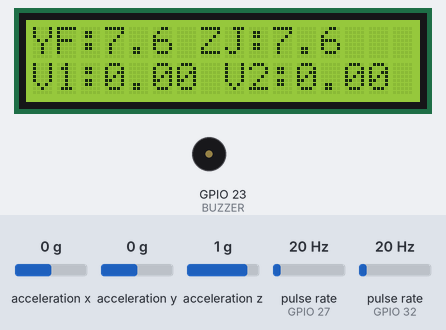
Simulated run of this sketch. Board: ESP32. Parts: 16×2 character LCD, buzzer (waves = sounding, pin HIGH). Wiring (inferred from the names in the program): 2 × pulse sensor: data GPIO 27 / data GPIO 32; MPU-6050 motion sensor at I2C address 0x68; MPU-6050 motion sensor at I2C address 0x69. The test bench sets the inputs (shaded band); at power-on: acceleration x 0 g, pulse rate (sensors on GPIO 27, GPIO 32) 20 Hz, acceleration y 0 g, acceleration z 1 g. WiFi joins after 1.5 s; servers stay silent unless stated; what the sketch prints to the serial monitor is not drawn.

Above: at 4.4 s.
4.5 s: acceleration x set to -1.4 g
At 6.0 s:
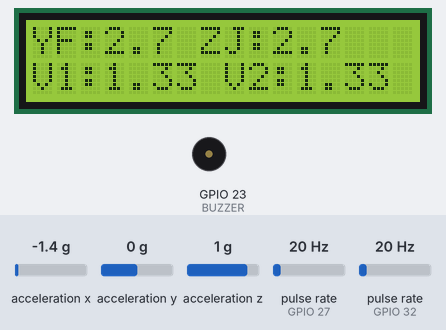
7.5 s: pulse rate (sensor on GPIO 27) set to 100 Hz
At 8.6 s:
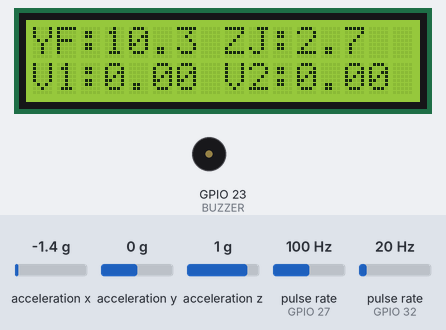
10.5 s: pulse rate (sensor on GPIO 32) set to 4 Hz
At 13.1 s:
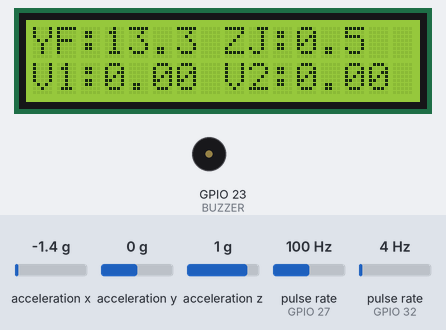
13.5 s: acceleration y set to -1.4 g
At 14.8 s:
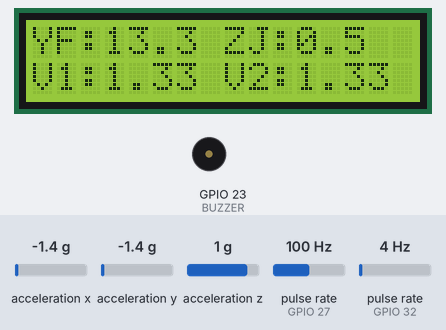
16.5 s: acceleration z set to -1.4 g
At 18.0 s:
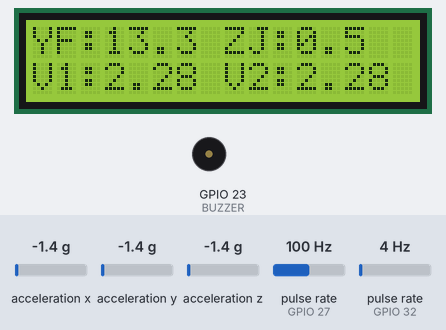
19.5 s: pulse rate (sensor on GPIO 27) set to 4 Hz
At 21.7 s:
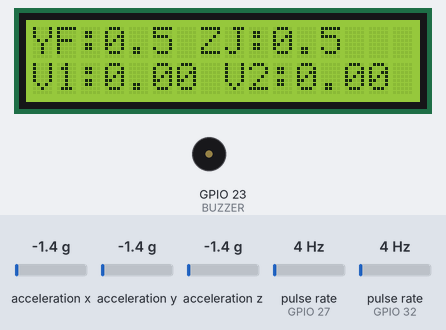
Timing chart, 0 to 23.2 s (numbered marks = the images above; inputs shaded):
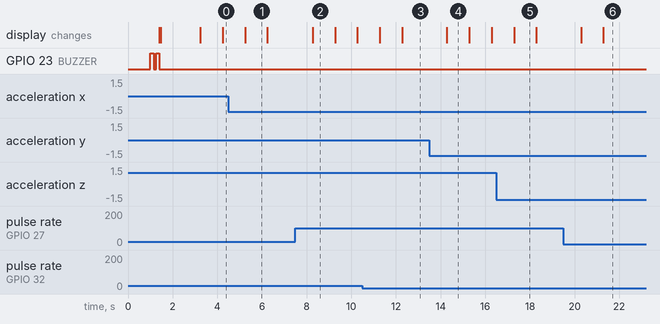

Measured:
- after the input at 4.5 s, the display: changes after 0.75 s (image 1)
- after the input at 7.5 s, the display: changes after 0.77 s (image 2)
- after the input at 10.5 s, the display: first changes after 0.78 s (image 3 shows a later state)
- after the input at 13.5 s, the display: changes after 0.78 s (image 4)
- after the input at 16.5 s, the display: changes after 0.79 s (image 5)
- after the input at 19.5 s, the display: first changes after 0.79 s (image 6 shows a later state)
- what the display in image 1 shows lasts 1.0 s, from 5.2 s to 6.2 s

The sketch:

15_esp32_wifi_integration.ino
```cpp
#include <WiFi.h>
#include <WebServer.h>
#include <Wire.h>
#include <LiquidCrystal.h>
#include <math.h>

// ============================================================
// PIPE-SENSE - ESP32 SENSOR SERVER
// Readable Serial Monitor + Flutter HTTP Integration
// ============================================================

// ENTER YOUR CURRENTLY WORKING WI-FI CREDENTIALS
const char* WIFI_SSID = "WIN-EGIE4UL1P0Q 2013";
const char* WIFI_PASSWORD = "2532A|x3";

// ============================================================
// PIN DEFINITIONS
// ============================================================

#define YF_FLOW_SENSOR 27
#define ZJ_FLOW_SENSOR 32

#define MPU1_SDA 4
#define MPU1_SCL 22
#define MPU1_ADDR 0x68

#define MPU2_SDA 25
#define MPU2_SCL 26
#define MPU2_ADDR 0x69

#define LCD_RS 21
#define LCD_EN 19
#define LCD_D4 18
#define LCD_D5 17
#define LCD_D6 16
#define LCD_D7 5

#define BUZZER 23

// ============================================================
// OBJECTS
// ============================================================

WebServer server(80);

LiquidCrystal lcd(
  LCD_RS,
  LCD_EN,
  LCD_D4,
  LCD_D5,
  LCD_D6,
  LCD_D7
);

TwoWire I2C_0 = TwoWire(0);
TwoWire I2C_1 = TwoWire(1);

// ============================================================
// FLOW SENSOR DATA
// ============================================================

volatile uint32_t yfPulseCount = 0;
volatile uint32_t zjPulseCount = 0;

float yfFlowRate = 0.0f;
float zjFlowRate = 0.0f;

uint32_t yfPulsesLastSecond = 0;
uint32_t zjPulsesLastSecond = 0;

unsigned long lastFlowUpdate = 0;

// Provisional conversion. Calibrate using measured water volume.
const float YF_PULSES_PER_LPM = 7.5f;
const float ZJ_PULSES_PER_LPM = 7.5f;

// ============================================================
// MPU6050 DATA
// ============================================================

float vibration1 = 0.0f;
float vibration2 = 0.0f;

float ax1 = 0.0f;
float ay1 = 0.0f;
float az1 = 0.0f;

float ax2 = 0.0f;
float ay2 = 0.0f;
float az2 = 0.0f;

// Gravity estimates
float gravityX1 = 0.0f;
float gravityY1 = 0.0f;
float gravityZ1 = 0.0f;

float gravityX2 = 0.0f;
float gravityY2 = 0.0f;
float gravityZ2 = 0.0f;

bool gravityInitialized1 = false;
bool gravityInitialized2 = false;

const float GRAVITY_FILTER_ALPHA = 0.05f;

// Peak vibration measured during each one-second window
float vibrationPeak1 = 0.0f;
float vibrationPeak2 = 0.0f;

unsigned long lastVibrationWindow = 0;

// ============================================================
// SERIAL MONITOR SETTINGS
// ============================================================

// One readable report every five seconds.
// Sensor sampling and HTTP responses remain active in between.
const unsigned long SERIAL_REPORT_INTERVAL = 5000;

unsigned long lastSerialReport = 0;

// ============================================================
// INTERRUPTS
// ============================================================

void IRAM_ATTR countYFPulse() {
  yfPulseCount++;
}

void IRAM_ATTR countZJPulse() {
  zjPulseCount++;
}

// ============================================================
// MPU6050 REGISTER WRITE
// ============================================================

bool writeMPURegister(
  TwoWire &bus,
  uint8_t address,
  uint8_t reg,
  uint8_t value
) {
  bus.beginTransmission(address);
  bus.write(reg);
  bus.write(value);

  return bus.endTransmission() == 0;
}

// ============================================================
// INITIALIZE MPU6050
// ============================================================

bool initializeMPU(
  TwoWire &bus,
  uint8_t address
) {
  if (!writeMPURegister(bus, address, 0x6B, 0x00)) {
    return false;
  }

  delay(100);

  // Accelerometer range: +/- 2g
  if (!writeMPURegister(bus, address, 0x1C, 0x00)) {
    return false;
  }

  delay(20);

  return true;
}

// ============================================================
// READ MPU6050 ACCELERATION
// ============================================================

bool readAccel(
  TwoWire &bus,
  uint8_t address,
  float &ax,
  float &ay,
  float &az
) {
  bus.beginTransmission(address);
  bus.write(0x3B);

  if (bus.endTransmission(false) != 0) {
    return false;
  }

  uint8_t bytesReceived = bus.requestFrom(
    (int)address,
    6,
    true
  );

  if (bytesReceived != 6) {
    return false;
  }

  int16_t rawAx =
      (int16_t)((bus.read() << 8) | bus.read());

  int16_t rawAy =
      (int16_t)((bus.read() << 8) | bus.read());

  int16_t rawAz =
      (int16_t)((bus.read() << 8) | bus.read());

  // +/- 2g = 16384 LSB/g
  ax = rawAx / 16384.0f;
  ay = rawAy / 16384.0f;
  az = rawAz / 16384.0f;

  return true;
}

// ============================================================
// CALCULATE DYNAMIC VIBRATION
// ============================================================

float calculateDynamicVibration(
  float ax,
  float ay,
  float az,
  float &gravityX,
  float &gravityY,
  float &gravityZ,
  bool &initialized
) {
  if (!initialized) {
    gravityX = ax;
    gravityY = ay;
    gravityZ = az;

    initialized = true;

    return 0.0f;
  }

  // Slowly estimate the gravity component.
  gravityX += GRAVITY_FILTER_ALPHA * (ax - gravityX);
  gravityY += GRAVITY_FILTER_ALPHA * (ay - gravityY);
  gravityZ += GRAVITY_FILTER_ALPHA * (az - gravityZ);

  // Remove estimated gravity.
  float dynamicX = ax - gravityX;
  float dynamicY = ay - gravityY;
  float dynamicZ = az - gravityZ;

  return sqrtf(
    dynamicX * dynamicX +
    dynamicY * dynamicY +
    dynamicZ * dynamicZ
  );
}

// ============================================================
// UPDATE FLOW DATA
// ============================================================

void updateFlowData() {
  if (millis() - lastFlowUpdate < 1000) {
    return;
  }

  lastFlowUpdate = millis();

  noInterrupts();

  uint32_t yfPulses = yfPulseCount;
  uint32_t zjPulses = zjPulseCount;

  yfPulseCount = 0;
  zjPulseCount = 0;

  interrupts();

  yfPulsesLastSecond = yfPulses;
  zjPulsesLastSecond = zjPulses;

  // Provisional conversion; physical calibration is still required.
  yfFlowRate = yfPulses / YF_PULSES_PER_LPM;
  zjFlowRate = zjPulses / ZJ_PULSES_PER_LPM;

  // Intentionally no Serial printing here.
  // The consolidated report is printed every five seconds.
}

// ============================================================
// UPDATE MPU DATA
// ============================================================

void updateMPUData() {
  // MPU 1
  bool mpu1OK = readAccel(
    I2C_0,
    MPU1_ADDR,
    ax1,
    ay1,
    az1
  );

  if (mpu1OK) {
    float currentVibration1 = calculateDynamicVibration(
      ax1,
      ay1,
      az1,
      gravityX1,
      gravityY1,
      gravityZ1,
      gravityInitialized1
    );

    if (currentVibration1 > vibrationPeak1) {
      vibrationPeak1 = currentVibration1;
    }
  }

  // MPU 2
  bool mpu2OK = readAccel(
    I2C_1,
    MPU2_ADDR,
    ax2,
    ay2,
    az2
  );

  if (mpu2OK) {
    float currentVibration2 = calculateDynamicVibration(
      ax2,
      ay2,
      az2,
      gravityX2,
      gravityY2,
      gravityZ2,
      gravityInitialized2
    );

    if (currentVibration2 > vibrationPeak2) {
      vibrationPeak2 = currentVibration2;
    }
  }

  // Update the vibration readings every second.
  if (millis() - lastVibrationWindow >= 1000) {
    lastVibrationWindow = millis();

    vibration1 = vibrationPeak1;
    vibration2 = vibrationPeak2;

    vibrationPeak1 = 0.0f;
    vibrationPeak2 = 0.0f;
  }
}

// ============================================================
// UPDATE ALL SENSOR DATA
// ============================================================

void updateSensorData() {
  updateFlowData();
  updateMPUData();
}

// ============================================================
// LCD UPDATE
// ============================================================

void updateLCD() {
  lcd.setCursor(0, 0);
  lcd.print("                ");

  lcd.setCursor(0, 0);
  lcd.print("YF:");
  lcd.print(yfFlowRate, 1);
  lcd.print(" ZJ:");
  lcd.print(zjFlowRate, 1);

  lcd.setCursor(0, 1);
  lcd.print("                ");

  lcd.setCursor(0, 1);
  lcd.print("V1:");
  lcd.print(vibration1, 2);
  lcd.print(" V2:");
  lcd.print(vibration2, 2);
}

// ============================================================
// CREATE JSON FOR FLUTTER
// ============================================================

String createJSON() {
  String json = "{";

  json += "\"yfFlowRate\":";
  json += String(yfFlowRate, 2);

  json += ",\"zjFlowRate\":";
  json += String(zjFlowRate, 2);

  json += ",\"yfPulses\":";
  json += String(yfPulsesLastSecond);

  json += ",\"zjPulses\":";
  json += String(zjPulsesLastSecond);

  json += ",\"vibration1\":";
  json += String(vibration1, 2);

  json += ",\"vibration2\":";
  json += String(vibration2, 2);

  json += "}";

  return json;
}

// ============================================================
// ROOT WEB PAGE
// ============================================================

void handleRoot() {
  String page = "<!DOCTYPE html><html><head>";
  page += "<meta name='viewport' content='width=device-width,initial-scale=1'>";
  page += "<title>PIPE-SENSE ESP32</title></head><body>";
  page += "<h1>PIPE-SENSE</h1>";
  page += "<h2>ESP32 Sensor Server</h2>";
  page += "<p>ESP32 is connected successfully.</p>";
  page += "<p>Open <b>/data</b> to view sensor data.</p>";
  page += "</body></html>";

  server.send(200, "text/html", page);
}

// ============================================================
// SENSOR DATA ENDPOINT
// ============================================================

void handleData() {
  server.sendHeader("Access-Control-Allow-Origin", "*");
  server.sendHeader("Cache-Control", "no-store, no-cache, must-revalidate");
  server.sendHeader("Pragma", "no-cache");

  server.send(
    200,
    "application/json",
    createJSON()
  );
}

// ============================================================
// NOT FOUND
// ============================================================

void handleNotFound() {
  server.sendHeader("Access-Control-Allow-Origin", "*");

  server.send(
    404,
    "text/plain",
    "PIPE-SENSE: Endpoint not found"
  );
}

// ============================================================
// BUZZER STARTUP BEEP
// ============================================================

void startupBeep() {
  digitalWrite(BUZZER, HIGH);
  delay(150);

  digitalWrite(BUZZER, LOW);
  delay(100);

  digitalWrite(BUZZER, HIGH);
  delay(150);

  digitalWrite(BUZZER, LOW);
}

// ============================================================
// WI-FI CONNECTION
// ============================================================

void connectWiFi() {
  WiFi.mode(WIFI_STA);
  WiFi.setSleep(false);

  WiFi.begin(WIFI_SSID, WIFI_PASSWORD);

  Serial.println();
  Serial.println("Connecting to Wi-Fi...");

  int attempts = 0;

  while (WiFi.status() != WL_CONNECTED && attempts < 60) {
    delay(500);
    Serial.print(".");
    attempts++;
  }

  Serial.println();

  if (WiFi.status() == WL_CONNECTED) {
    Serial.println("Wi-Fi connected!");
    Serial.print("ESP32 IP address: ");
    Serial.println(WiFi.localIP());

    Serial.print("Wi-Fi signal: ");
    Serial.print(WiFi.RSSI());
    Serial.println(" dBm");
  } else {
    Serial.println("Wi-Fi connection failed.");
  }
}

// ============================================================
// START HTTP SERVER
// ============================================================

void startHttpServer() {
  server.on("/", HTTP_GET, handleRoot);
  server.on("/data", HTTP_GET, handleData);
  server.onNotFound(handleNotFound);

  server.begin();

  Serial.println("HTTP server started.");
  Serial.print("Dashboard data URL: http://");
  Serial.print(WiFi.localIP());
  Serial.println("/data");
}

// ============================================================
// PRINT ONE READABLE SENSOR REPORT
// ============================================================

void printSensorReport() {
  Serial.println();
  Serial.println("========================================");
  Serial.println("          PIPE-SENSE LIVE DATA");
  Serial.println("========================================");

  Serial.print("Wi-Fi status : ");
  Serial.println(
    WiFi.status() == WL_CONNECTED
      ? "CONNECTED"
      : "DISCONNECTED"
  );

  if (WiFi.status() == WL_CONNECTED) {
    Serial.print("ESP32 IP     : ");
    Serial.println(WiFi.localIP());

    Serial.print("Wi-Fi signal : ");
    Serial.print(WiFi.RSSI());
    Serial.println(" dBm");
  }

  Serial.println("----------------------------------------");

  Serial.print("YF-S201 flow : ");
  Serial.print(yfFlowRate, 2);
  Serial.println(" L/min");

  Serial.print("ZJ-S201 flow : ");
  Serial.print(zjFlowRate, 2);
  Serial.println(" L/min");

  Serial.print("YF pulses    : ");
  Serial.println(yfPulsesLastSecond);

  Serial.print("ZJ pulses    : ");
  Serial.println(zjPulsesLastSecond);

  Serial.println("----------------------------------------");

  Serial.print("MPU6050 #1   : ");
  Serial.println(vibration1, 3);

  Serial.print("MPU6050 #2   : ");
  Serial.println(vibration2, 3);

  Serial.println("========================================");
}

// ============================================================
// SETUP
// ============================================================

void setup() {
  Serial.begin(115200);
  delay(1000);

  Serial.println();
  Serial.println("========================================");
  Serial.println("       PIPE-SENSE ESP32 SERVER");
  Serial.println("========================================");

  // Buzzer
  pinMode(BUZZER, OUTPUT);
  digitalWrite(BUZZER, LOW);
  startupBeep();

  // Flow sensors
  pinMode(YF_FLOW_SENSOR, INPUT);
  pinMode(ZJ_FLOW_SENSOR, INPUT_PULLUP);

  attachInterrupt(
    digitalPinToInterrupt(YF_FLOW_SENSOR),
    countYFPulse,
    FALLING
  );

  attachInterrupt(
    digitalPinToInterrupt(ZJ_FLOW_SENSOR),
    countZJPulse,
    FALLING
  );

  // LCD
  lcd.begin(16, 2);
  lcd.clear();
  lcd.setCursor(0, 0);
  lcd.print("PIPE-SENSE");
  lcd.setCursor(0, 1);
  lcd.print("Starting...");

  // Initialize independent I2C buses.
  I2C_0.begin(MPU1_SDA, MPU1_SCL);
  I2C_1.begin(MPU2_SDA, MPU2_SCL);

  I2C_0.setClock(400000);
  I2C_1.setClock(400000);

  bool mpu1Initialized = initializeMPU(I2C_0, MPU1_ADDR);
  bool mpu2Initialized = initializeMPU(I2C_1, MPU2_ADDR);

  Serial.print("MPU6050 #1: ");
  Serial.println(mpu1Initialized ? "OK" : "FAILED");

  Serial.print("MPU6050 #2: ");
  Serial.println(mpu2Initialized ? "OK" : "FAILED");

  if (!mpu1Initialized || !mpu2Initialized) {
    lcd.clear();
    lcd.setCursor(0, 0);
    lcd.print("MPU ERROR");
    lcd.setCursor(0, 1);
    lcd.print("Check sensor");
    delay(1500);
  }

  // Keep both sensors still during initial gravity calibration.
  Serial.println();
  Serial.println("Initializing vibration baseline...");
  Serial.println("Keep both MPU6050 sensors still.");

  // Wi-Fi
  connectWiFi();

  if (WiFi.status() == WL_CONNECTED) {
    startHttpServer();
  } else {
    lcd.clear();
    lcd.setCursor(0, 0);
    lcd.print("Wi-Fi failed");
    lcd.setCursor(0, 1);
    lcd.print("Check settings");
  }

  lastFlowUpdate = millis();
  lastVibrationWindow = millis();
  lastSerialReport = millis();

  lcd.clear();

  Serial.println();
  Serial.println("PIPE-SENSE INITIALIZATION COMPLETE.");
  Serial.println("Sensor report interval: 5 seconds.");
}

// ============================================================
// MAIN LOOP
// ============================================================

void loop() {
  // Continue sampling sensors frequently.
  updateSensorData();

  // Refresh LCD once per second.
  static unsigned long lastLCDUpdate = 0;

  if (millis() - lastLCDUpdate >= 1000) {
    lastLCDUpdate = millis();
    updateLCD();
  }

  // Keep servicing Flutter/browser requests.
  if (WiFi.status() == WL_CONNECTED) {
    server.handleClient();
  }

  // Print only one consolidated report every five seconds.
  if (millis() - lastSerialReport >= SERIAL_REPORT_INTERVAL) {
    lastSerialReport = millis();
    printSensorReport();
  }

  // Small yield; do not add a long delay here.
  delay(2);
}
```
